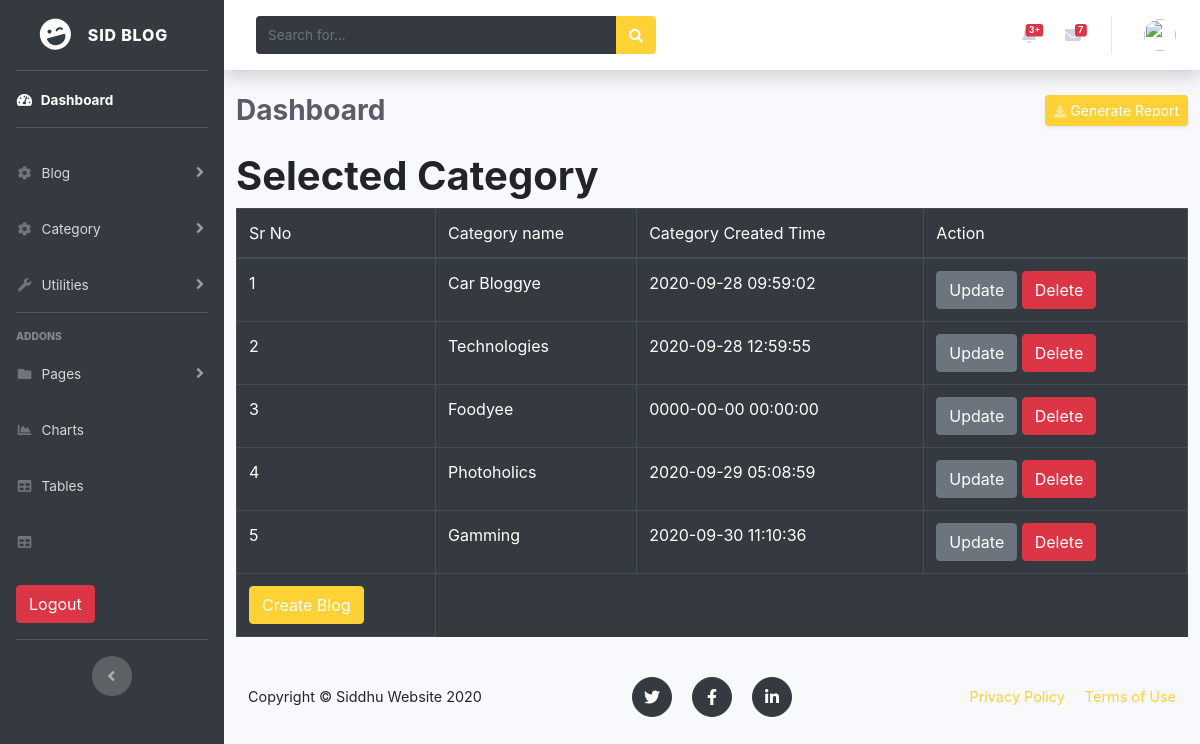
The app's page /category.php with its own data.
### tables this page shows
CREATE TABLE `category` (
  `id` int(11) NOT NULL,
  `category_name` varchar(255) NOT NULL,
  `created_at` timestamp NOT NULL DEFAULT current_timestamp() ON UPDATE current_timestamp()
);

### category.php (the view, shortened to what this page needs)
<?php  include 'header.php';?>
        <div class="container-fluid">
          <div class="d-sm-flex align-items-center justify-content-between mb-4">
            <h1 class="h3 mb-0 text-gray-800">Dashboard</h1>
            <a href="#" class="d-none d-sm-inline-block btn btn-sm btn-primary shadow-sm"><i class="fas fa-download fa-sm text-white-50"></i> Generate Report</a>
          </div>
          <h1>Selected Category</h1>
          <table class="table table-bordered table-hover table-dark table">
              <thead>
                  <tr>
                  <td>Sr No </td>
                      <td>Category name </td>
                      <td>Category Created Time </td>
                      <td>Action</td>
                  </tr>
              </thead>
              <tfoot>
                <tr>
                            <td>
                                <a href="create_blog.php">
                                    <button class="btn btn-primary">
                                       Create Blog
                                    </button>
                                </a>
                            </td>
                        </tr>
              </tfoot>
              <tbody>
              <?php
                    $read_category ="SELECT * FROM category";
                    $result_read_category = mysqli_query($connection,$read_category);
                    if($result_read_category)
                    {
                        $i=1;
                        while($row = mysqli_fetch_array($result_read_category))
                        {
                        ?>
                    <tr>
                        <td><?php echo $i?></td>
                        <td><?php echo $row['category_name']?></td>
                        <td><?php echo $row['created_at']?></td>
                        <td>
<button type="button" class="btn btn-secondary" data-toggle="modal" data-target="#exampleModal<?php echo $row['id'] ?>">
  Update
</button>
<button type="button" class="btn btn-danger" data-toggle="modal" data-target="#deleteModal<?php echo $row['id'] ?>">
 Delete
</button>
                        </td>
                    </tr>
                        <?php
                        $i++;
                        }
                    }
                    else
                    {
                        echo "Error :".mysqli_error($connection);
                    }
                    ?>
              </tbody>
          </table>
<?php  include 'footer.php';?>

### records on screen
category: category_name "Car Bloggye", created_at "2020-09-28 09:59:02"
category: category_name "Technologies", created_at "2020-09-28 12:59:55"
category: category_name "Foodyee", created_at "0000-00-00 00:00:00"
category: category_name "Photoholics", created_at "2020-09-29 05:08:59"
category: category_name "Gamming", created_at "2020-09-30 11:10:36"
